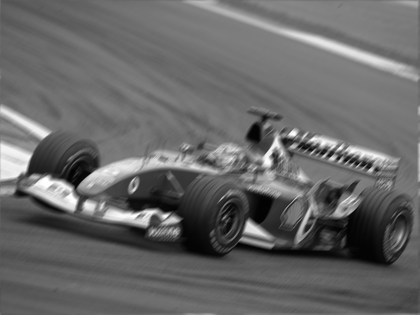
%> input picture p3/P3_image_error.bmp, 420 x 315 px, shrunk from 1024 x 768 before the run
$ octave p3.m   (GNU Octave 9; MATLAB toolbox functions it lacks are replaced by stand-ins)
%> lines starting %> are read from the running program, lines starting %| are printed output that depends on the picture; in (x1, y1, x2, y2) boxes, pixels count from 0 and x2, y2 are one past the last pixel; in counts of white or black regions, pixels touching at a corner belong together; the program's own positions count from 1
%> the answer given: P3_image_error.bmp
%> further down, original is the input picture: size 315x420 uint8; min 0, max 255, mean 103.6
### p3/psf.m
## Author: Martin Zettwitz, Michael Größler

## Function to compute and return a PSF matrix with 45° and given distance

function h = psf (original_image, distance)
%> called with distance = 11

  h = zeros(size(original_image));

  mid_x = floor((size(original_image,1)+1)/2);
%> mid_x = 158
  mid_y = floor((size(original_image,2)+1)/2);
%> mid_y = 210

  h(mid_x, mid_y) = 1;
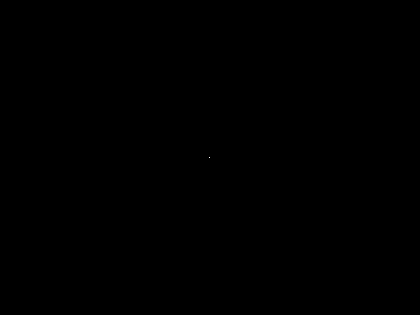
%> h: size 315x420 double; values 0 (black) and 1 (white), 0% white in thin lines or dots, all inside (x1, y1, x2, y2) = (209, 157, 210, 158)

  for i = 1:int16(distance-1)
    h(mid_x+i, mid_y-i) = 1;
  end
%> h: size 315x420 double; values 0 (black) and 1 (white), 0.01% white in thin lines or dots, all inside (x1, y1, x2, y2) = (199, 157, 210, 168)

endfunction

### p3/wienerFilter.m
##Author: Michael Größler, Martin Zettwitz
#Function to implement a Wiener filter to correct blurred images

function corImg = wienerFilter (G, H, K)

#F'(u,v) = ((|H(u,v)|²)/(H(u,v)*(|H(u,v)|²+K)))*G(u,v)
#where F' is our corrected image,
#H is our fft PSF,
#G is our error proned image

corImg = zeros(size(G));

#easy, but slow calculation
for u= 1:size(corImg,1)
  for v = 1:size(corImg,2)
    corImg(u,v) = G(u,v) * ((abs(H(u,v))^2)/(H(u,v)*(abs(H(u,v))^2 + K)));
  end
end

corImg = ifftshift(ifft2(corImg));

endfunction

### p3/p3.m
## Authors: Martin Zettwitz, Michael Größler
## programming task 3

close all;clear;

#get image
[filename, pathname] = uigetfile('*.bmp', 'Select image');
original = imread([pathname '/' filename]);
clear pathname filename;

#show original image
imshow(original);
title('input image');

#generate and show PSF --> line with 11 pixels in 45°
h = psf(original, 11);
figure();
imshow(h);
title('psf');

%fft original and psf into frequency domain
F = fftshift(fft2(original));
H = fftshift(fft2(h));

% use inverse filtering to correct motion blur
% inverse filtering and transform into spatial domain
G = F./H;
g = ifftshift(ifft2(G));

% show inverse filtering --> distortion because of noise
% noise ist translated(moved) by PSF --> distortion
figure();
imshow(abs(g),[]);
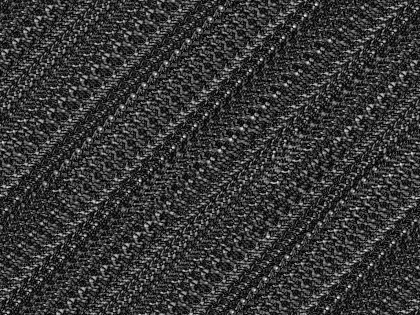
%> displayed picture: size 315x420, on the screen's scale of 0 to 255; min 0, max 255, mean 54.5
title('inverse filtering');

#use wienerFilter to correct image, find appropriate value of K
% [4 lines of commented-out code are left out]
wienie = wienerFilter(F, H, 0.01); %best practice for k

%show corrected image
figure();
imshow(abs(wienie),[]);
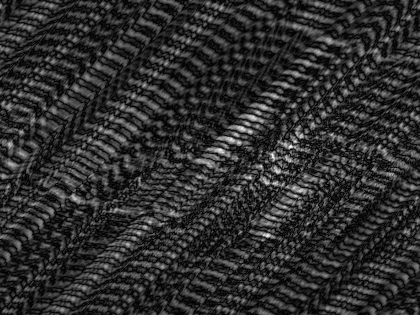
%> displayed picture: size 315x420, on the screen's scale of 0 to 255; min 0, max 255, mean 46.2
title('corrected image using wiener filter');
